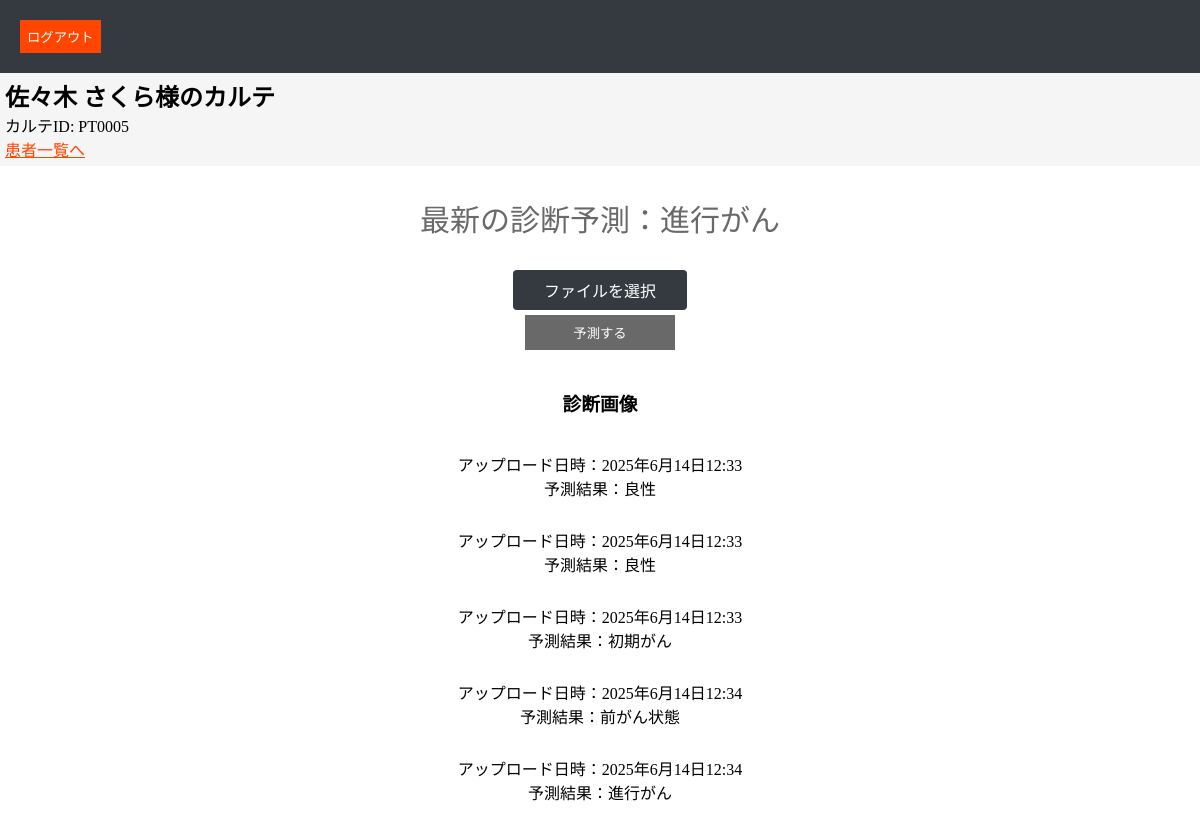
/patients/10/ (signed in), run on the app's committed database.
### myapp/models.py (models this page shows, shortened)
class Patient(models.Model):
    name = models.CharField(max_length=100)
    chart_id = models.CharField(max_length=50)
    latest_prediction = models.CharField(max_length=100, blank=True, null=True)
    doctor = models.ForeignKey(Doctor, on_delete=models.SET_NULL, null=True, related_name='patients')

class PatientImage(models.Model):
    patient = models.ForeignKey(Patient, on_delete=models.CASCADE, related_name='images')
    image = CloudinaryField('image')
    uploaded_at = models.DateTimeField(auto_now_add=True)
    prediction = models.CharField(max_length=100, blank=True)  # ← これを追加済みか確認

### myapp/views.py (the view)
# urls.py: path('patients/<int:pk>/', patient_detail, name='patient_detail'),
@login_required
def patient_detail(request, pk):
    patient = get_object_or_404(Patient, pk=pk)
    if request.user.is_superuser:
        role = 'admin'
    elif hasattr(request.user, 'doctor'):
        role = 'doctor'
    elif hasattr(request.user, 'examinationtechnician'):  # モデル名に合わせて変更
        role = 'examination'
    else:
        role = 'unknown'
    return render(request, 'patient_detail.html', {
        'patient': patient,
        'role': role,
    })

### myapp/templates/patient_detail.html (shortened to what this page needs)
{% load static %}
<!DOCTYPE html>
<html>
<head>
    <link rel="stylesheet" href="{% static 'patient-detail.css' %}">
</head>
<body>
  <header>
  <form action="{% url 'logout' %}" method="post" style="display:inline;">
  <button type="submit" class="logout-btn">ログアウト</button>
</form>
</header>
<div id="medical-records-area">
    <h2>{{ patient.name }}様のカルテ</h2>
    <p>カルテID: {{ patient.chart_id}}</p>
    {% if role == "doctor" %}
    <a href="{% url 'doctor_dashboard' %}">患者一覧へ</a>
{% elif role == "admin" %}
  <a href="{% url 'patient_list' %}">患者・医師・検査技師一覧へ</a>
{% elif role == "examination" %}
  <a href="{% url 'examination_dashboard' %}">患者検索へ</a>
{% else %}
  <p>あなたの役割が特定できません。</p>
{% endif %}
</div>
 <p id="diagnosis-reasult-paragraph">最新の診断予測：{{patient.latest_prediction}}</p>
<form method="post" enctype="multipart/form-data" action="{% url 'predict_for_patient' patient.id %}">
  <label for="upload-image" class="file-label">ファイルを選択</label>
  <button type="submit" id="prediction-btn">予測する</button>
</form>
<div id="diagnosis-img-area">
  <h3>診断画像</h3>
{% for img in patient.images.all %}
  <div style="margin-bottom: 10px;">
    <img src="{{ img.image.url }}" width="300"><br>
    アップロード日時：{{ img.uploaded_at }}<br>
    予測結果：{{ img.prediction }}
  </div>
{% empty %}
  <p>画像はまだアップロードされていません。</p>
{% endfor %}
</div>

### myapp/static/patient-detail.css (style rules this page uses)
body { margin: 0px; }
header { background-color: #343a40; padding: 10px; }
.logout-btn { background-color: orangered; border: none; color: white; border: none; padding: 7px; margin: 10px; }
form { display: block; width: 80%; margin: 20px auto; }
.file-label { display: block; width: 150px; background-color: #343a40; color: white; padding: 8px 12px; border-radius: 4px; cursor: pointer; margin: 5px auto; text-align: center; }
#prediction-btn { display: block; width: 150px; margin: 5px auto; padding: 8px 12px; background-color:#696969; border: none; color: white; }
#diagnosis-img-area { width: 80%; margin: 5px auto; text-align: center; max-height: 500px; overflow-y: scroll; }
#diagnosis-reasult-paragraph { color: #696969; text-align: center; font-size: 30px; }
#medical-records-area { background-color:#f5f5f5; padding: 5px; }
#medical-records-area a { color: orangered; }
#medical-records-area h2,#medical-records-area p { margin: 0px; }

### data on the page
Patient: name "佐々木 さくら", chart_id "PT0005", latest_prediction "進行がん"
PatientImage: uploaded_at "2025年6月14日12:33", prediction "良性"
PatientImage: uploaded_at "2025年6月14日12:33", prediction "良性"
PatientImage: uploaded_at "2025年6月14日12:33", prediction "初期がん"
PatientImage: uploaded_at "2025年6月14日12:34", prediction "前がん状態"
PatientImage: uploaded_at "2025年6月14日12:34", prediction "進行がん"
